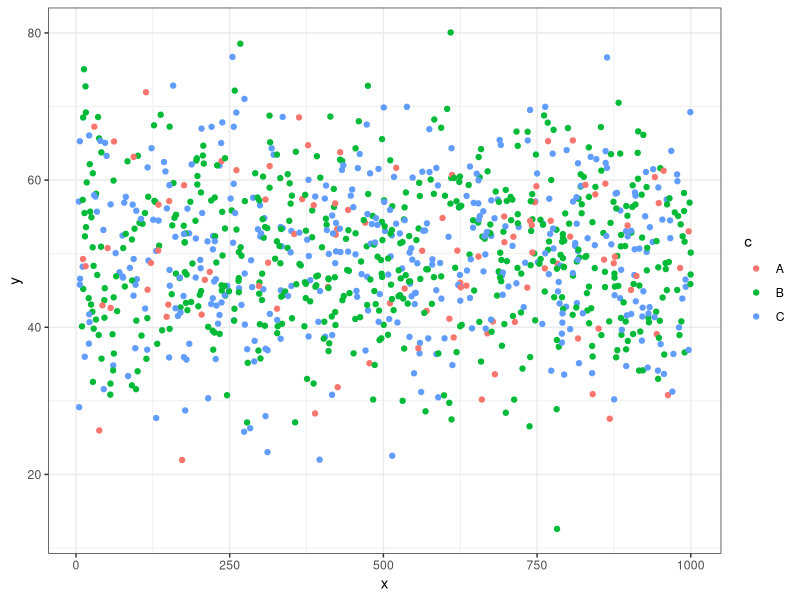

This chart was generated by the following R code:
# Generate random categorical values
library(dplyr)
library(ggplot2)

# Set your seed number if you want to reproduce your pseudo randomly generated numbers.
set.seed(1907)

x <- runif(1000,0,1000)
y <- rnorm(1000, 50, 10)
z <- runif(1000,0,3)
df <- tibble(x,y,z)
df <- df %>%
  mutate(c = case_when(
    z <= 1 ~ "A",
    z <= 2 & z > 1 ~ "B",
    z <= 3 & z > 2 ~ "C"
  ))

# We can change the distribution of 'c' to have probabilistic interpretation to simulate different proportions of categorical values.
z <- runif(1000,0,1)
df <- tibble(x,y,z)
df <- df %>%
  mutate(c = case_when(
    z <= .1 ~ "A",
    z > .1 & z <= .6 ~ "B",
    z > .6 & z <= 1 ~ "C"
  ))


p <- ggplot(df, aes(x, y, color = c)) +
  geom_point() +
  theme_bw()
p
